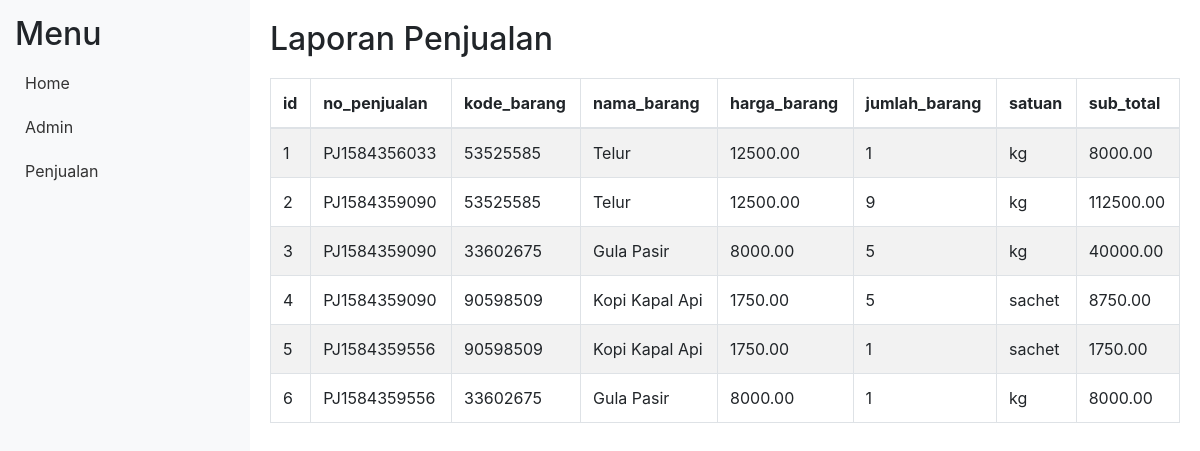
The app's page /laporan.php with its own data.
### tables this page shows
CREATE TABLE `detail_penjualan` (
  `id` int(11) NOT NULL,
  `no_penjualan` varchar(50) NOT NULL,
  `kode_barang` varchar(50) NOT NULL,
  `nama_barang` varchar(50) NOT NULL,
  `harga_barang` decimal(10,2) NOT NULL,
  `jumlah_barang` int(11) NOT NULL,
  `satuan` varchar(11) NOT NULL,
  `sub_total` decimal(10,2) NOT NULL
);

### laporan.php (the view, shortened to what this page needs)
<?php
include 'koneksi.php';
?>
<!DOCTYPE html>
<html>
<head>
    <link href="https://stackpath.bootstrapcdn.com/bootstrap/4.5.2/css/bootstrap.min.css" rel="stylesheet">
</head>
<body>
    <div class="sidebar">
        <h2>Menu</h2>
        <a href="index.php">Home</a>
        <a href="admin.php">Admin</a>
        <a href="laporan.php">Penjualan</a>
    </div>
    <div class="content">
        <h2>Laporan Penjualan</h2>
        <div class="table-container">
            <table class="table table-bordered table-striped">
                <thead>
                    <tr>
                        <th>id</th>
                        <th>no_penjualan</th>
                        <th>kode_barang</th>
                        <th>nama_barang</th>
                        <th>harga_barang</th>
                        <th>jumlah_barang</th>
                        <th>satuan</th>
                        <th>sub_total</th>
                    </tr>
                </thead>
                <tbody>
                    <?php
                    $query = "SELECT * FROM detail_penjualan";
                    $result = mysqli_query($db, $query);
                    while ($row = mysqli_fetch_array($result)) {
                        echo "<tr>
                                <td>{$row['id']}</td>
                                <td>{$row['no_penjualan']}</td>
                                <td>{$row['kode_barang']}</td>
                                <td>{$row['nama_barang']}</td>
                                <td>{$row['harga_barang']}</td>
                                <td>{$row['jumlah_barang']}</td>
                                <td>{$row['satuan']}</td>
                                <td>{$row['sub_total']}</td>
                              </tr>";
                    }
                    ?>
                </tbody>
            </table>
        </div>
    </div>
</body>
</html>

### laporan.php (style rules this page uses)
body { display: flex; }
.sidebar { width: 250px; background-color: #f8f9fa; padding: 15px; height: 100vh; }
.sidebar a { display: block; padding: 10px; color: #333; text-decoration: none; }
.content { flex: 1; padding: 20px; }
.table-container { margin-top: 20px; }

### records on screen
detail_penjualan: id "1", no_penjualan "PJ1584356033", kode_barang "53525585", nama_barang "Telur", harga_barang "12500.00", jumlah_barang "1", satuan "kg", sub_total "8000.00"
detail_penjualan: id "2", no_penjualan "PJ1584359090", kode_barang "53525585", nama_barang "Telur", harga_barang "12500.00", jumlah_barang "9", satuan "kg", sub_total "112500.00"
detail_penjualan: id "3", no_penjualan "PJ1584359090", kode_barang "33602675", nama_barang "Gula Pasir", harga_barang "8000.00", jumlah_barang "5", satuan "kg", sub_total "40000.00"
detail_penjualan: id "4", no_penjualan "PJ1584359090", kode_barang "90598509", nama_barang "Kopi Kapal Api", harga_barang "1750.00", jumlah_barang "5", satuan "sachet", sub_total "8750.00"
detail_penjualan: id "5", no_penjualan "PJ1584359556", kode_barang "90598509", nama_barang "Kopi Kapal Api", harga_barang "1750.00", jumlah_barang "1", satuan "sachet", sub_total "1750.00"
detail_penjualan: id "6", no_penjualan "PJ1584359556", kode_barang "33602675", nama_barang "Gula Pasir", harga_barang "8000.00", jumlah_barang "1", satuan "kg", sub_total "8000.00"
